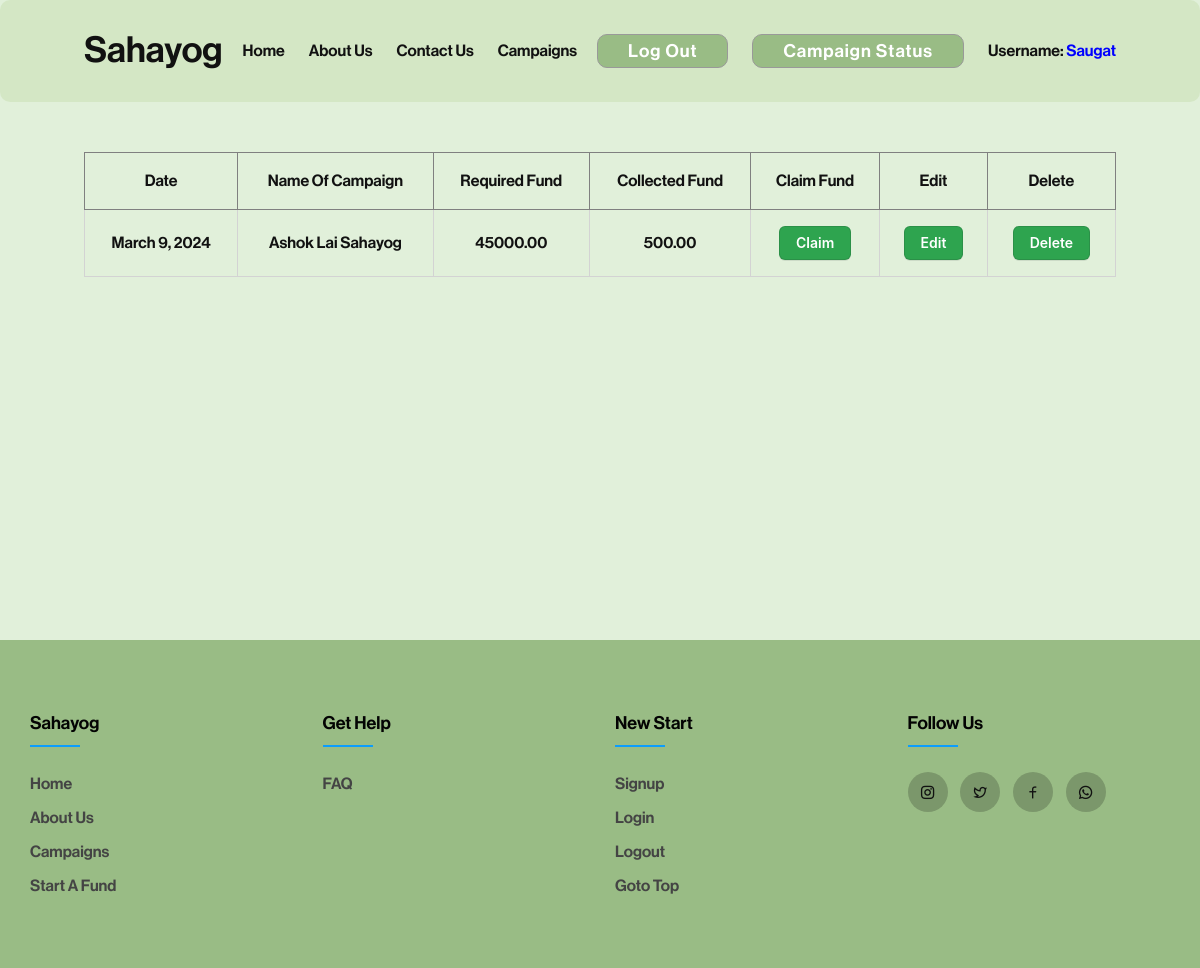
The app's page /campaignstatus/ (signed in) with its own data.
### fundapp/models.py (models this page shows, shortened)
class AllFund(models.Model):
    user = models.ForeignKey(User, on_delete=models.CASCADE, related_name='user_campaign')
    sno = models.AutoField(primary_key=True)
    image = models.ImageField(upload_to="fundapp/images", default="upload-image")
    title = models.CharField(max_length=100)
    description = models.TextField(blank=True)
    campaignType = models.CharField(max_length=100)
    required = models.DecimalField(max_digits=19, decimal_places=10)
    have = models.DecimalField(max_digits=19, decimal_places=10, default=0)
    slug = models.CharField(max_length=130,unique=True, blank=True)
    timeStamp = models.DateField(auto_now_add=True, blank=True)

### fundapp/views.py (the view)
# urls.py: path('campaignstatus/', views.campaignstatus,name='campainstatus'),
@login_required(login_url='/login/')
def campaignstatus(request):
    myCampaigns = AllFund.objects.filter(user=request.user)
    context = {"myCampaigns": myCampaigns}
    return render(request, 'campaignStatus.html', context)

### templates/campaignStatus.html (shortened to what this page needs)
{% extends "base.html" %}
{% block stylesheet %}
<link rel="stylesheet" href="/static/css/campaignStatus.css">
{% endblock stylesheet %}
{% block content %}
    <div id="main">
        {% if not myCampaigns %}
        <center>
            <h2 style="margin-bottom: 1rem;">You Have Not Started a Campaign Yet!</h2>
            <a href="{% url 'startfund' %}">
                <button class="button-3">Start a Campaign</button>
            </a>
        </center>
        {% else %}
        <div id="campaign-status">
            <table>
                <tr>
                    <th>Date</th>
                    <th>Name of Campaign</th>
                    <th>Required Fund</th>
                    <th>Collected Fund</th>
                    <th>Claim Fund</th>
                    <th>Edit</th>
                    <th>Delete</th>
                </tr>
                {% for items in myCampaigns %}
                <tr>
                    <td>{{items.timeStamp}}</td>
                    <td>{{items.title}}</td>
                    <td>{{items.required|floatformat:2}}</td>
                    <td>{{items.have|floatformat:2}}</td>
                    <td>
                        <form action="/campaignstatus/fundclaiming/{{items.sno}}" method="post">
                            <button id="claim" class="button-3" type="submit" name="claim" role="button">Claim</button>
                        </form>
                       </td>
                    <td>
                        <form action="/campaignstatus/editCampaign/{{items.sno}}" method="post">
                            <button id="update" class="button-3" type="submit" name="update" role="button">Edit</button>
                        </form>
                </td>
                    <td>
                        <form action="/campaignstatus/deleteCampaign/{{items.sno}}" method="post">
                            <button id="delete" class="button-3" type="submit" name="edit" role="button">Delete</button>
                        </form>
                    </td>
                </tr>
                {% endfor %}
            </table>
        </div>
        {% endif %}
    </div>
{% endblock content %}

### templates/base.html (shortened to what this page needs)
<!DOCTYPE html>
<html>
<head>
    <link rel="stylesheet" href="/static/css/style.css">
    <link rel="stylesheet" href="/static/css/navbar.css">
    <link rel="stylesheet" href="/static/css/index.css">
    <link rel="stylesheet" href="/static/css/footer.css">
    {% block stylesheet %}
    {% endblock stylesheet %}
    <link href="https://cdn.jsdelivr.net/npm/remixicon@4.1.0/fonts/remixicon.css" rel="stylesheet" />
</head>
<body>
    <nav id="navbar">
        <a href="" class="page-title">Sahayog</a>
        <ul>
            <li>
                <a href="/">home</a>
            </li>
            <li>
                <a href="/about">about us</a>
            </li>
            <li>
                <a href="/contact">contact us</a>
            </li>
            <li>
                <a href="/campaign">campaigns</a>
            </li>
        </ul>
        <div>
            {% if user.is_authenticated %}
            <a href="{% url 'logout' %}">
                <button class="login-signup-button" id="signup-button">
                    Log Out
                </button>
            </a>
            <button class="login-signup-button" id="signup-button">
                <a href="/campaignstatus">Campaign Status</a>
            </button>
            <h4>username: <span class="generalspan">{{request.user}}</span></h4>
            {% endif %}
        </div>
    </nav>
    {% block content %}
    {% endblock content %}
 {% include "footer.html" %}
</body>
</html>

### static/css/style.css (style rules this page uses)
* { margin: 0; padding: 0; list-style: none; text-decoration: none; box-sizing: border-box; color: #111; font-family: saikripa; scroll-behavior: smooth; }
html, body { height: 100%; width: 100%; position: relative; background: #E1F0DA; }
#main { position: relative; padding: 10vw 7vw; min-height: 80vh; transition: .3s ease-in-out; }

### static/css/navbar.css (style rules this page uses)
#navbar { background: #D4E7C5; display: flex; justify-content: space-between; align-items: center; position: relative; text-transform: capitalize; padding: 2vw 7vw; border-radius: 10px; position: fixed; width: 100%; z-index: 8; }
#navbar a.page-title { font-size: 3vw; }
#navbar ul { display: flex; justify-content: center; align-items: center; gap: 2vw; font-weight: bold; }
#navbar div { display: flex; justify-content: center; align-items: center; gap: 2vw; }
#navbar div button { padding: 5px 30px; border-radius: 10px; font-size: 18px; letter-spacing: 1px; cursor: pointer; background: #99BC85; color: white; transition: .3s linear; border: 1px solid #999; }
#navbar div button a { width: inherit; height: inherit; color: inherit; }
.generalspan { color: blue; }

### static/css/footer.css (style rules this page uses)
body { line-height: 1.5; font-family: 'Poppins', sans-serif; }
* { margin:0; padding:0; box-sizing: border-box; }
ul { list-style: none; }

### static/css/campaignStatus.css (style rules this page uses)
#campaign-status { display: flex; flex-direction: column; gap: 1vw; overflow: auto; padding: 2rem 0; }
table { border-collapse: collapse; overflow: auto; }
th, td, tr { padding: 1rem; border: 1px solid lightgray; text-align: center; text-transform: capitalize; text-wrap: nowrap; }
th { border: 1px solid gray; }
.button-3 { appearance: none; background-color: #2ea44f; border: 1px solid rgba(27, 31, 35, .15); border-radius: 6px; box-shadow: rgba(27, 31, 35, .1) 0 1px 0; box-sizing: border-box; color: #fff; cursor: pointer; display: inline-block; font-family: -apple-system,system-ui,"Segoe UI",Helvetica,Arial,sans-serif,"Apple Color Emoji","Segoe UI Emoji"; font-size: 14px; font-weight: 600; line-height: 20px; padding: 6px 16px; position: relative; text-align: center; text-decoration: none; user-select: none; -webkit-user-select: none; touch-action: manipulation; vertical-align: middle; white-space: nowrap; }

### records on screen
AllFund: timeStamp "March 9, 2024", title "Ashok Lai Sahayog", required "45000.00", have "500.00"

### other values on screen
{{ request.user }} "Saugat"
